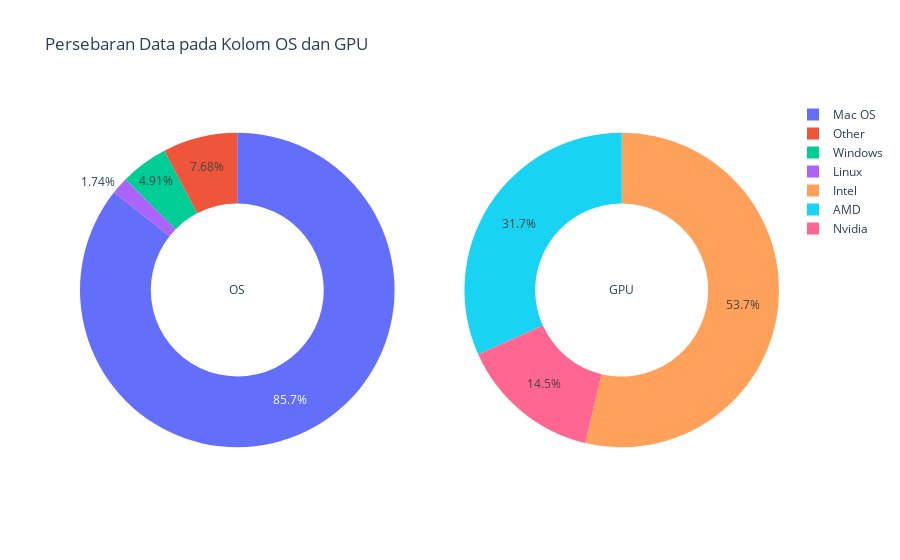

Source (notebook cell):
### Code cell
pie_bool(data)

### Figure 1 — Plotly figure (JSON) as saved in the notebook; plotly's stock layout.template omitted (floating-point values rounded to 4 significant figures)
{"data": [{"domain": {"x": [0, 0.45], "y": [0, 1]}, "hole": 0.55, "hoverinfo": "label+percent+name", "labels": ["Mac OS", "Other", "Windows", "Linux"], "name": "OS", "title": {"text": "OS"}, "type": "pie", "values": [837, 75, 48, 17]}, {"domain": {"x": [0.55, 1], "y": [0, 1]}, "hole": 0.55, "hoverinfo": "label+percent+name", "labels": ["Intel", "AMD", "Nvidia"], "name": "GPU", "title": {"text": "GPU"}, "type": "pie", "values": [525, 310, 142]}], "layout": {"title": {"text": "Persebaran Data pada Kolom OS dan GPU", "xanchor": "auto"}}}
